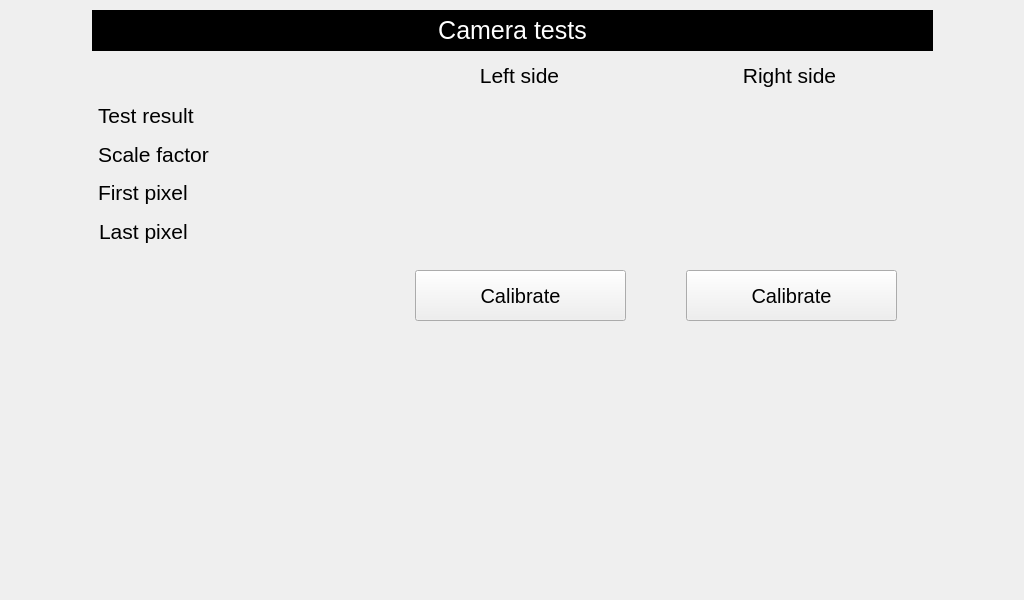
<?xml version="1.0" encoding="UTF-8"?>
<ui version="4.0">
 <class>serviceNewWrapperTestCamera</class>
 <widget class="QWidget" name="serviceNewWrapperTestCamera">
  <property name="geometry">
   <rect>
    <x>0</x>
    <y>0</y>
    <width>1024</width>
    <height>600</height>
   </rect>
  </property>
  <property name="font">
   <font>
    <pointsize>22</pointsize>
   </font>
  </property>
  <property name="windowTitle">
   <string>Form</string>
  </property>
  <widget class="QLabel" name="label_2">
   <property name="geometry">
    <rect>
     <x>92</x>
     <y>10</y>
     <width>841</width>
     <height>41</height>
    </rect>
   </property>
   <property name="font">
    <font>
     <pointsize>19</pointsize>
    </font>
   </property>
   <property name="styleSheet">
    <string notr="true">color: rgb(255, 255, 255);
background-color: rgb(0, 0, 0);</string>
   </property>
   <property name="text">
    <string>Camera tests</string>
   </property>
   <property name="alignment">
    <set>Qt::AlignCenter</set>
   </property>
  </widget>
  <widget class="QLabel" name="label">
   <property name="geometry">
    <rect>
     <x>98</x>
     <y>100</y>
     <width>261</width>
     <height>31</height>
    </rect>
   </property>
   <property name="font">
    <font>
     <pointsize>16</pointsize>
    </font>
   </property>
   <property name="text">
    <string>Test result</string>
   </property>
  </widget>
  <widget class="QLabel" name="label_5">
   <property name="geometry">
    <rect>
     <x>98</x>
     <y>139</y>
     <width>261</width>
     <height>31</height>
    </rect>
   </property>
   <property name="font">
    <font>
     <pointsize>16</pointsize>
    </font>
   </property>
   <property name="text">
    <string>Scale factor</string>
   </property>
  </widget>
  <widget class="QLabel" name="label_6">
   <property name="geometry">
    <rect>
     <x>98</x>
     <y>177</y>
     <width>261</width>
     <height>31</height>
    </rect>
   </property>
   <property name="font">
    <font>
     <pointsize>16</pointsize>
    </font>
   </property>
   <property name="text">
    <string>First pixel</string>
   </property>
  </widget>
  <widget class="QLabel" name="label_18">
   <property name="geometry">
    <rect>
     <x>99</x>
     <y>216</y>
     <width>261</width>
     <height>31</height>
    </rect>
   </property>
   <property name="font">
    <font>
     <pointsize>16</pointsize>
    </font>
   </property>
   <property name="text">
    <string>Last pixel</string>
   </property>
  </widget>
  <widget class="QPushButton" name="butCalibrateRightSide">
   <property name="geometry">
    <rect>
     <x>686</x>
     <y>270</y>
     <width>211</width>
     <height>51</height>
    </rect>
   </property>
   <property name="font">
    <font>
     <pointsize>15</pointsize>
    </font>
   </property>
   <property name="text">
    <string>Calibrate</string>
   </property>
  </widget>
  <widget class="QPushButton" name="butCalibrateLeftSide">
   <property name="geometry">
    <rect>
     <x>415</x>
     <y>270</y>
     <width>211</width>
     <height>51</height>
    </rect>
   </property>
   <property name="font">
    <font>
     <pointsize>15</pointsize>
    </font>
   </property>
   <property name="text">
    <string>Calibrate</string>
   </property>
  </widget>
  <widget class="QLabel" name="label_3">
   <property name="geometry">
    <rect>
     <x>414</x>
     <y>60</y>
     <width>211</width>
     <height>31</height>
    </rect>
   </property>
   <property name="font">
    <font>
     <pointsize>16</pointsize>
    </font>
   </property>
   <property name="text">
    <string>Left side</string>
   </property>
   <property name="alignment">
    <set>Qt::AlignCenter</set>
   </property>
  </widget>
  <widget class="QLabel" name="label_4">
   <property name="geometry">
    <rect>
     <x>684</x>
     <y>60</y>
     <width>211</width>
     <height>31</height>
    </rect>
   </property>
   <property name="font">
    <font>
     <pointsize>16</pointsize>
    </font>
   </property>
   <property name="text">
    <string>Right side</string>
   </property>
   <property name="alignment">
    <set>Qt::AlignCenter</set>
   </property>
  </widget>
  <widget class="QLabel" name="lblTestResultLeft">
   <property name="geometry">
    <rect>
     <x>415</x>
     <y>100</y>
     <width>211</width>
     <height>31</height>
    </rect>
   </property>
   <property name="font">
    <font>
     <pointsize>16</pointsize>
    </font>
   </property>
   <property name="text">
    <string/>
   </property>
   <property name="alignment">
    <set>Qt::AlignCenter</set>
   </property>
  </widget>
  <widget class="QLabel" name="lblTestResultRight">
   <property name="geometry">
    <rect>
     <x>686</x>
     <y>101</y>
     <width>211</width>
     <height>31</height>
    </rect>
   </property>
   <property name="font">
    <font>
     <pointsize>16</pointsize>
    </font>
   </property>
   <property name="text">
    <string/>
   </property>
   <property name="alignment">
    <set>Qt::AlignCenter</set>
   </property>
  </widget>
  <widget class="QLabel" name="lblScaleFactorLeft">
   <property name="geometry">
    <rect>
     <x>415</x>
     <y>141</y>
     <width>211</width>
     <height>31</height>
    </rect>
   </property>
   <property name="font">
    <font>
     <pointsize>16</pointsize>
    </font>
   </property>
   <property name="text">
    <string notr="true"/>
   </property>
   <property name="alignment">
    <set>Qt::AlignCenter</set>
   </property>
  </widget>
  <widget class="QLabel" name="lblScaleFactorRight">
   <property name="geometry">
    <rect>
     <x>686</x>
     <y>142</y>
     <width>211</width>
     <height>31</height>
    </rect>
   </property>
   <property name="font">
    <font>
     <pointsize>16</pointsize>
    </font>
   </property>
   <property name="text">
    <string notr="true"/>
   </property>
   <property name="alignment">
    <set>Qt::AlignCenter</set>
   </property>
  </widget>
  <widget class="QLabel" name="lblFirstPixelLeft">
   <property name="geometry">
    <rect>
     <x>415</x>
     <y>179</y>
     <width>211</width>
     <height>31</height>
    </rect>
   </property>
   <property name="font">
    <font>
     <pointsize>16</pointsize>
    </font>
   </property>
   <property name="text">
    <string notr="true"/>
   </property>
   <property name="alignment">
    <set>Qt::AlignCenter</set>
   </property>
  </widget>
  <widget class="QLabel" name="lblFirstPixelRight">
   <property name="geometry">
    <rect>
     <x>686</x>
     <y>180</y>
     <width>211</width>
     <height>31</height>
    </rect>
   </property>
   <property name="font">
    <font>
     <pointsize>16</pointsize>
    </font>
   </property>
   <property name="text">
    <string notr="true"/>
   </property>
   <property name="alignment">
    <set>Qt::AlignCenter</set>
   </property>
  </widget>
  <widget class="QLabel" name="lblLastPixelLeft">
   <property name="geometry">
    <rect>
     <x>415</x>
     <y>218</y>
     <width>211</width>
     <height>31</height>
    </rect>
   </property>
   <property name="font">
    <font>
     <pointsize>16</pointsize>
    </font>
   </property>
   <property name="text">
    <string notr="true"/>
   </property>
   <property name="alignment">
    <set>Qt::AlignCenter</set>
   </property>
  </widget>
  <widget class="QLabel" name="lblLastPixelRight">
   <property name="geometry">
    <rect>
     <x>687</x>
     <y>219</y>
     <width>211</width>
     <height>31</height>
    </rect>
   </property>
   <property name="font">
    <font>
     <pointsize>16</pointsize>
    </font>
   </property>
   <property name="text">
    <string notr="true"/>
   </property>
   <property name="alignment">
    <set>Qt::AlignCenter</set>
   </property>
  </widget>
 </widget>
 <resources/>
 <connections/>
</ui>
